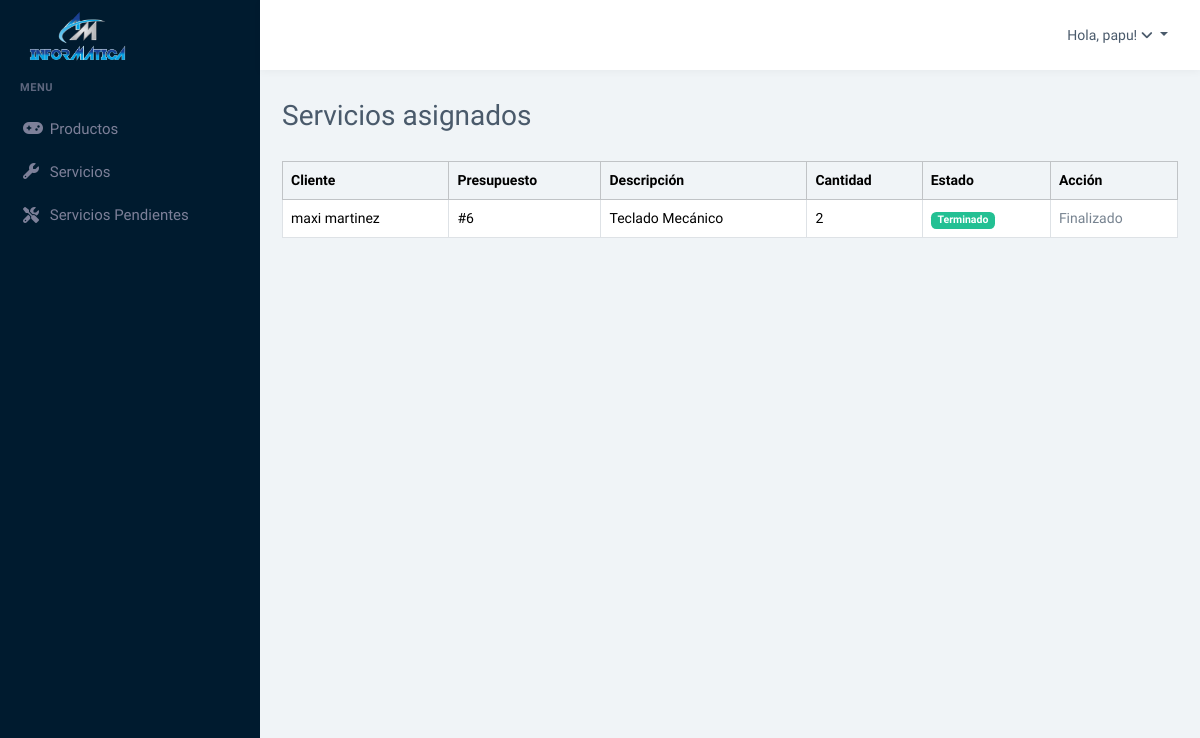
The page /index.php?controlador=carrito&accion=tareasTecnico (signed in) on the database as committed earlier.
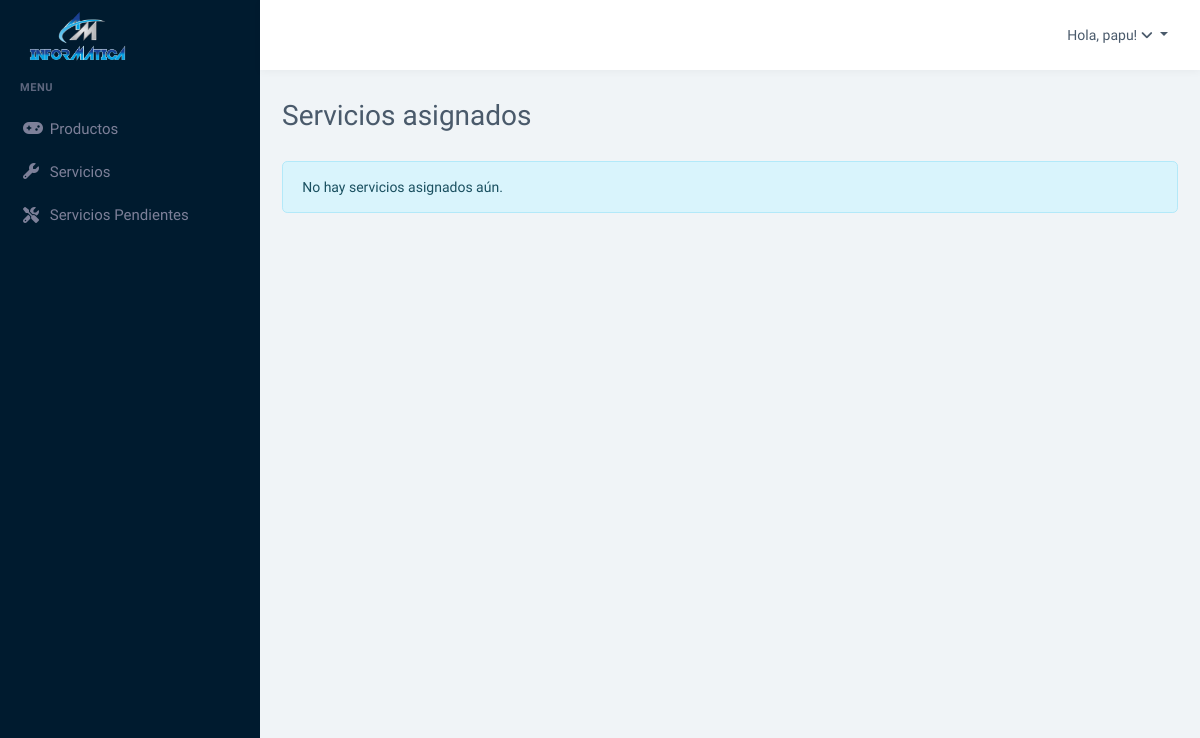
The same page on the database as committed later.
### tables this page shows
CREATE TABLE `productos` (
  `idProductos` int NOT NULL,
  `Mercaderia_idMercaderia` int DEFAULT NULL,
  `Servicio_idServicio` int DEFAULT NULL,
  `cantidad_productos` int DEFAULT NULL,
  `estado_servicio` tinyint DEFAULT NULL,
  `ListaPresupuesto_idListaPresupuesto` int DEFAULT NULL
);

CREATE TABLE `clientes` (
  `idCliente` int NOT NULL,
  `nombre_cliente` varchar(45) DEFAULT NULL,
  `dni_cliente` varchar(45) DEFAULT NULL,
  `correo_cliente` varchar(45) DEFAULT NULL,
  `telefono_cliente` varchar(45) DEFAULT NULL,
  `fecha_nacimiento` date NOT NULL,
  `fecha_creacion` datetime NOT NULL,
  `Usuario_idUsuario` int NOT NULL
);

CREATE TABLE `presupuesto` (
  `idPresupuesto` int NOT NULL,
  `Cliente_idCliente` int NOT NULL,
  `ListaPresupuesto_idListaPresupuesto` int DEFAULT NULL,
  `costoTotal` int DEFAULT NULL,
  `estado_presupuesto` int NOT NULL,
  `fechaEmision` date DEFAULT NULL,
  `fecha_vencimiento` date NOT NULL,
  `tecnico_idtecnico` int NOT NULL,
  `tecnico_Usuario_idUsuario` int NOT NULL,
  `Vendedor_idVendedor` int NOT NULL,
  `Vendedor_Usuario_idUsuario` int NOT NULL
);

CREATE TABLE `listapresupuesto` (
  `idListaPresupuesto` int NOT NULL,
  `Productos_idProductos` int NOT NULL,
  `descripcion` varchar(45) DEFAULT NULL,
  `marca` varchar(45) DEFAULT NULL,
  `modelo` varchar(45) DEFAULT NULL,
  `costoSubTotal` int NOT NULL,
  `idPresupuesto` int DEFAULT NULL,
  `cantidad` int NOT NULL DEFAULT '1'
);

### controlador/controlador_carrito.php (called while the page is built, shortened)
<?php
class ControladorCarrito
{
    public function tareasTecnico()
    {
        $modeloCarrito = new ModeloCarrito();
        $tareas = $modeloCarrito->obtenerTareasTecnico();
        include 'vistas/modulo/servicios_pendientes.php';
    }
}

### controlador/controlador_plantilla.php (called while the page is built, shortened)
<?php
 class ControladorPlantilla{
   public function ctrMostrarPlantilla (){
        include 'vistas/plantilla.php';
    }
 }

### index.php (called while the page is built, shortened)
<?php
require_once 'controlador/controlador_plantilla.php';
require_once 'controlador/controlador_carrito.php';
require_once 'modelo/modelo_carrito.php';
$plantilla = new ControladorPlantilla();
$plantilla->ctrMostrarPlantilla();

### modelo/modelo_carrito.php (called while the page is built, shortened)
<?php
class ModeloCarrito
{
      public function obtenerTareasTecnico()
    {
        $pdo = Conexion::conectar();
        $stmt = $pdo->prepare("
        SELECT p.idPresupuesto, c.nombre_cliente, pr.idProductos, pr.estado_servicio,
               lp.descripcion, lp.marca, lp.cantidad
        FROM productos pr
        INNER JOIN listapresupuesto lp ON lp.Productos_idProductos = pr.idProductos
        INNER JOIN presupuesto p ON lp.idPresupuesto = p.idPresupuesto
        INNER JOIN clientes c ON p.Cliente_idCliente = c.idCliente
        WHERE pr.Servicio_idServicio IS NOT NULL
        ORDER BY p.fechaEmision DESC
    ");
        $stmt->execute();
        return $stmt->fetchAll(PDO::FETCH_ASSOC);
    }
}

### vistas/modulo/servicios_pendientes.php (the view, shortened to what this page needs)
<div class="container mt-4">
    <h2 class="mb-4">Servicios asignados</h2>
    <?php if (empty($tareas)) : ?>
        <div class="alert alert-info">No hay servicios asignados aún.</div>
    <?php else : ?>
        <table class="table table-bordered table-hover">
            <thead class="table-light">
                <tr>
                    <th>Cliente</th>
                    <th>Presupuesto</th>
                    <th>Descripción</th>
                    <th>Cantidad</th>
                    <th>Estado</th>
                    <th>Acción</th>
                </tr>
            </thead>
            <tbody>
                <?php foreach ($tareas as $servicio) : ?>
                    <tr>
                        <td><?= htmlspecialchars($servicio['nombre_cliente']) ?></td>
                        <td>#<?= $servicio['idPresupuesto'] ?></td>
                        <td><?= htmlspecialchars($servicio['descripcion']) ?></td>
                        <td><?= htmlspecialchars($servicio['cantidad']) ?></td>
                        <td>
                            <?php
                            switch ($servicio['estado_servicio']) {
                                case 2:
                                    echo "<span class='badge bg-success'>Terminado</span>";
                                    break;
                            }
                            ?>
                        </td>
                        <td>
                            <?php if ($servicio['estado_servicio'] != 2) : ?>
                                <form method="POST" action="index.php?controlador=carrito&accion=actualizarEstadoServicio" class="d-inline">
                                    <input type="hidden" name="idProducto" value="<?= $servicio['idProductos'] ?>">
                                    <select name="estado" class="form-select form-select-sm d-inline w-auto" required onchange="this.form.submit()">
                                        <option value="1" <?= $servicio['estado_servicio'] == 1 ? 'selected' : '' ?>>En proceso</option>
                                        <option value="2" <?= $servicio['estado_servicio'] == 2 ? 'selected' : '' ?>>Terminado</option>
                                    </select>
                                </form>
                            <?php else : ?>
                                <span class="text-muted">Finalizado</span>
                            <?php endif; ?>
                        </td>
                    </tr>
                <?php endforeach ?>
            </tbody>
        </table>
    <?php endif; ?>
</div>

Rows that differ between the two databases and show on the page:
removed productos: clientes.nombre_cliente "maxi martinez", presupuesto.idPresupuesto "6", listapresupuesto.descripcion "Teclado Mecánico", listapresupuesto.cantidad "2", estado_servicio "Terminado"
Other text that changed with them:
text no longer shown: "Cliente Presupuesto Descripción Cantidad Estado Acción"
text now shown: "No hay servicios asignados aún."
